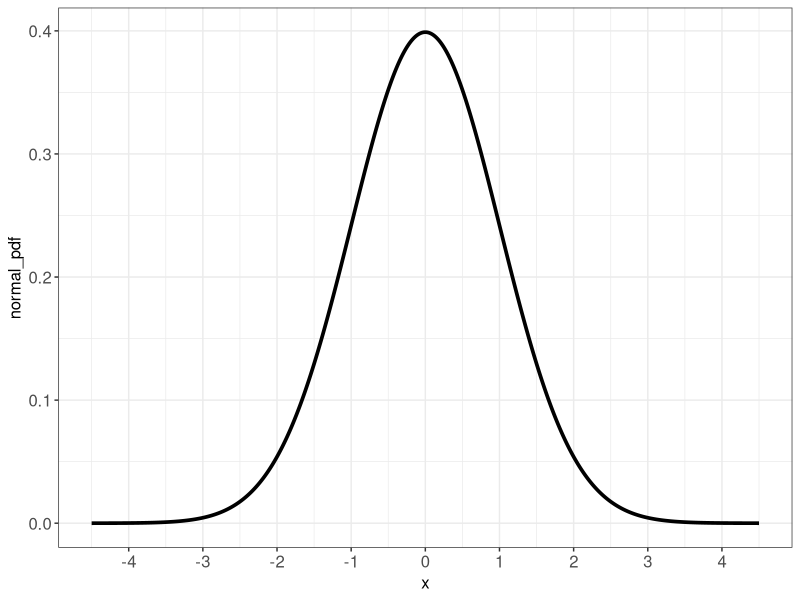
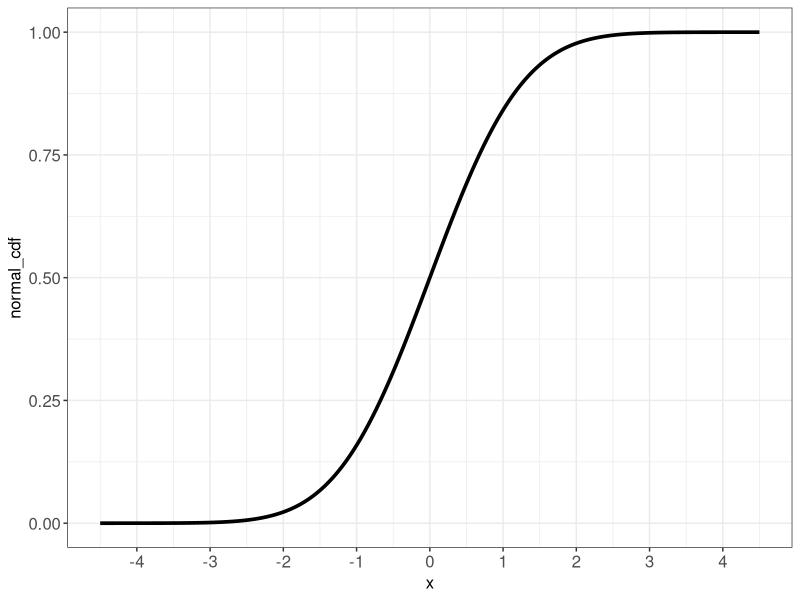
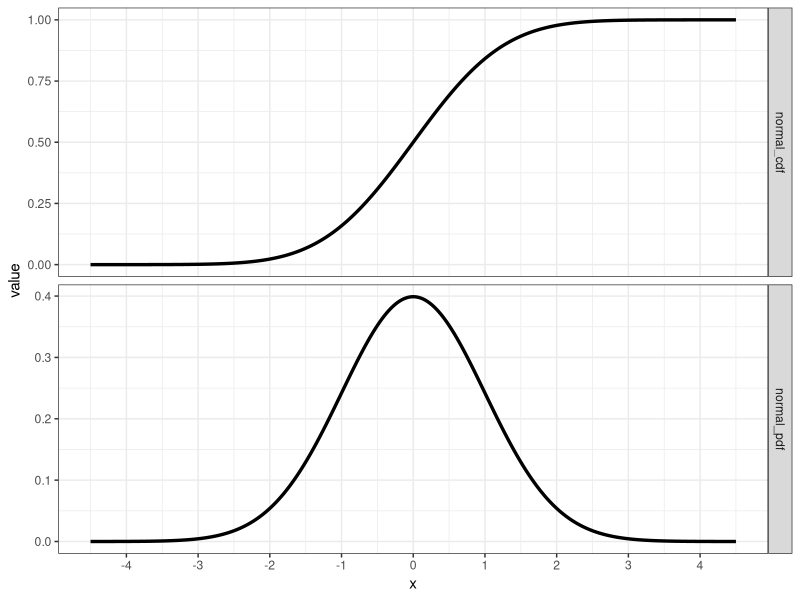
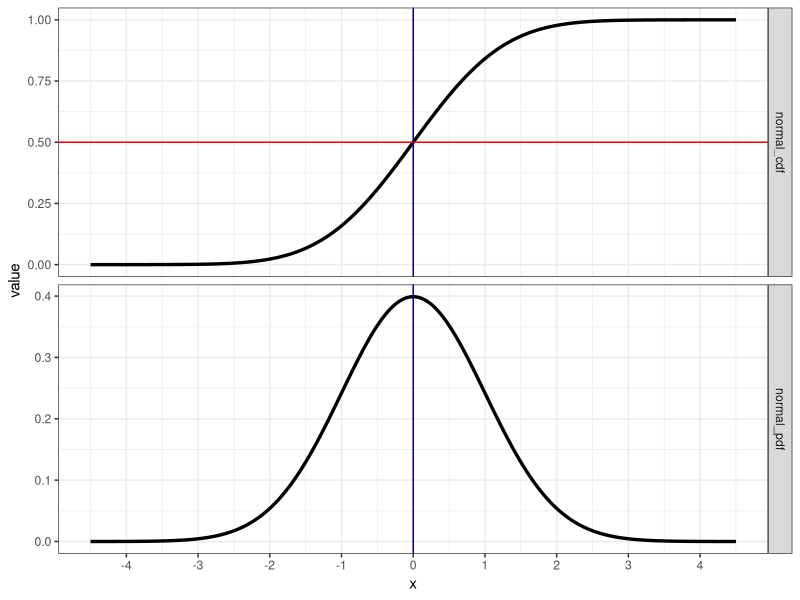
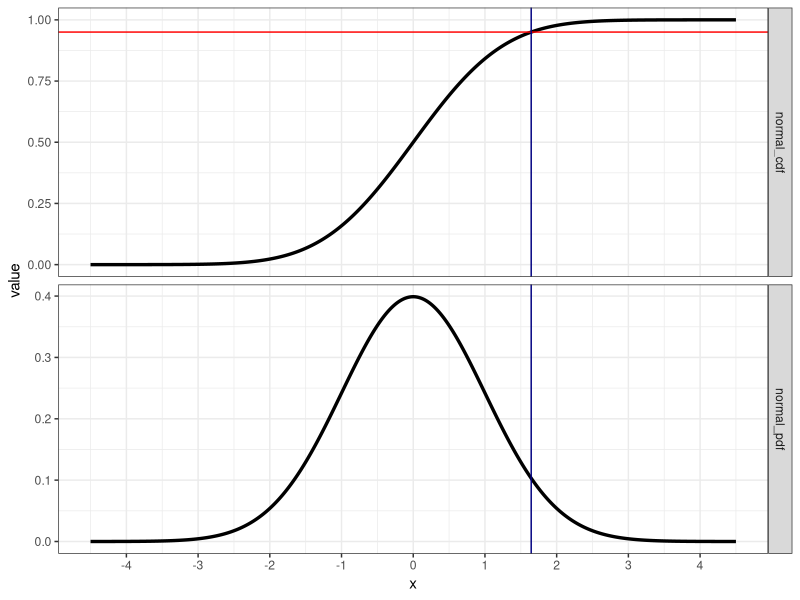
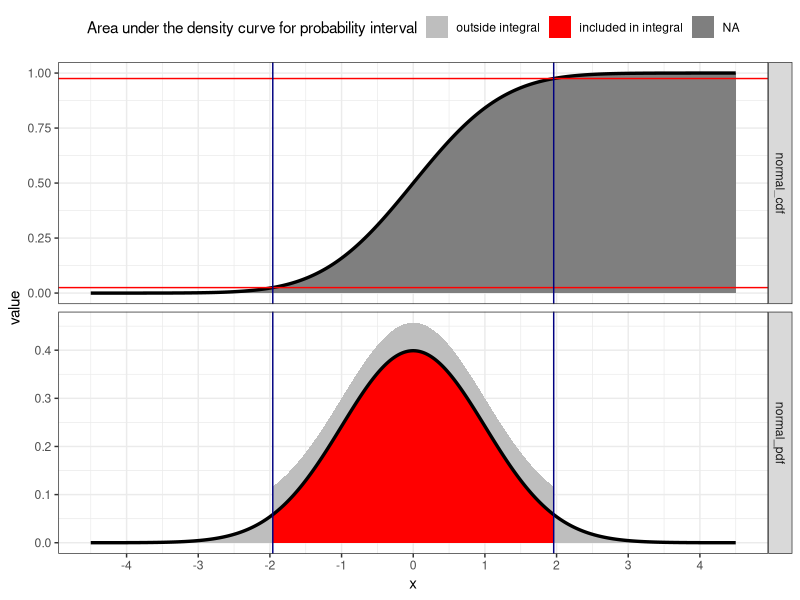
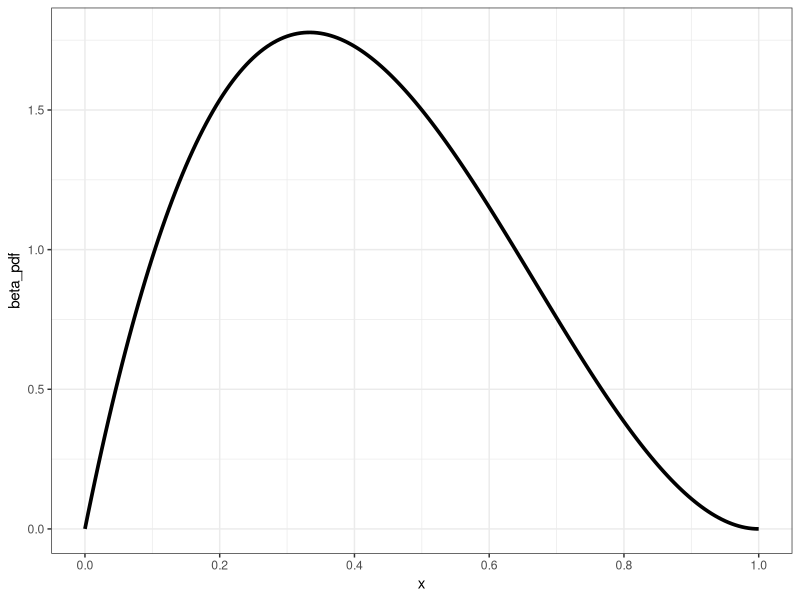
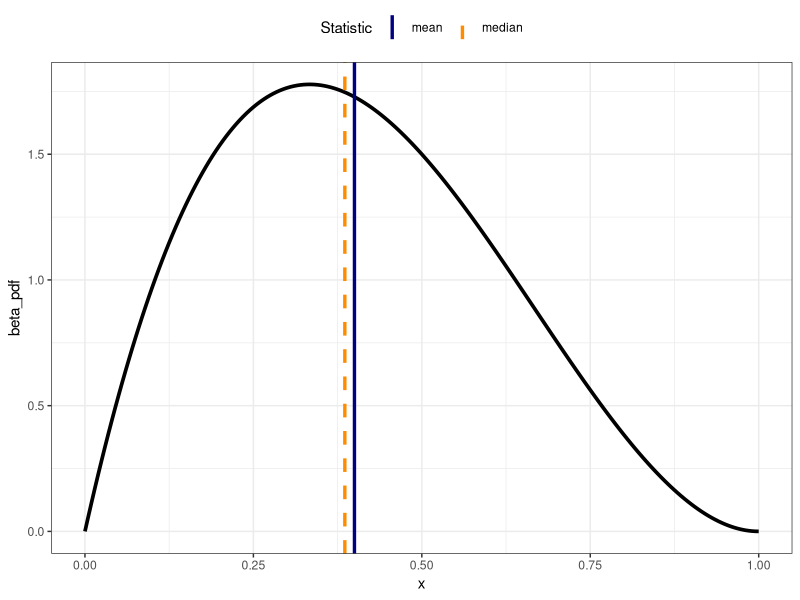

Reproduce these figures in R, in order.
## ---- chunk 1
knitr::opts_chunk$set(echo = TRUE, warning = FALSE, message = FALSE)
## ---- chunk 2
library(dplyr)
library(ggplot2)
## ---- chunk 3
dnorm(x = 1.15)
## ---- chunk 4
dnorm(x = 1.15, mean = 0, sd = 1)
## ---- chunk 5
dnorm(x = -2:2, mean = 0, sd = 1)
## ---- chunk 6
df_gauss <- tibble::tibble(
  x = seq(-4.5, 4.5, length.out = 1001)
) %>% 
  mutate(normal_pdf = dnorm(x))
## ---- chunk 7
df_gauss %>% 
  ggplot(mapping = aes(x = x, y = normal_pdf)) +
  geom_line(mapping = aes(group = 1), size = 1.25) +
  scale_x_continuous(breaks = -4:4) +
  theme_bw() +
  theme(axis.text = element_text(size = 12),
        axis.title = element_text(size = 12))
## ---- chunk 8
df_gauss %>% 
  mutate(normal_cdf = pnorm(q = x)) %>% 
  ggplot(mapping = aes(x = x, y = normal_cdf)) +
  geom_line(mapping = aes(group = 1), size = 1.25) +
  scale_x_continuous(breaks = -4:4) +
  theme_bw() +
  theme(axis.text = element_text(size = 12),
        axis.title = element_text(size = 12))
## ---- chunk 9
df_gauss %>% 
  mutate(normal_cdf = pnorm(q = x)) %>% 
  tibble::rowid_to_column() %>% 
  tidyr::gather(key = "key", value = "value", -rowid, -x) %>% 
  ggplot(mapping = aes(x = x, y = value)) +
  geom_line(mapping = aes(group = key), size = 1.15) +
  facet_grid(key ~ ., scales = "free_y") +
  scale_x_continuous(breaks = -4:4) +
  theme_bw()
## ---- chunk 10
qnorm(p = 0.5)
## ---- chunk 11
df_gauss %>% 
  mutate(normal_cdf = pnorm(q = x)) %>% 
  tibble::rowid_to_column() %>% 
  tidyr::gather(key = "key", value = "value", -rowid, -x) %>% 
  ggplot(mapping = aes(x = x, y = value)) +
  geom_line(mapping = aes(group = key), size = 1.15) +
  geom_hline(data = data.frame(prob_val = 0.5, key = c("normal_cdf")),
             mapping = aes(yintercept = prob_val),
             color = "red") +
  geom_vline(xintercept = qnorm(0.5), color = "navyblue") +
  facet_grid(key ~ ., scales = "free_y") +
  scale_x_continuous(breaks = -4:4) +
  theme_bw()
## ---- chunk 12
df_gauss %>% 
  mutate(normal_cdf = pnorm(q = x)) %>% 
  tibble::rowid_to_column() %>% 
  tidyr::gather(key = "key", value = "value", -rowid, -x) %>% 
  ggplot(mapping = aes(x = x, y = value)) +
  geom_line(mapping = aes(group = key), size = 1.15) +
  geom_hline(data = data.frame(prob_val = 0.95, key = c("normal_cdf")),
             mapping = aes(yintercept = prob_val),
             color = "red") +
  geom_vline(xintercept = qnorm(0.95), color = "navyblue") +
  facet_grid(key ~ ., scales = "free_y") +
  scale_x_continuous(breaks = -4:4) +
  theme_bw()
## ---- chunk 13
pnorm(2) - pnorm(-2)
## ---- chunk 14
qnorm(p = c(0.025, 0.975))
## ---- chunk 15
pnorm(qnorm(0.975)) - pnorm(qnorm(0.025))
## ---- chunk 16
df_gauss %>% 
  mutate(normal_cdf = pnorm(q = x)) %>% 
  tibble::rowid_to_column() %>% 
  tidyr::gather(key = "key", value = "value", -rowid, -x) %>% 
  mutate(show_area = ifelse(key == "normal_cdf", 
                            NA,
                            between(x, qnorm(0.025), qnorm(0.975)))) %>% 
  ggplot(mapping = aes(x = x, y = value)) +
  geom_area(mapping = aes(fill = show_area)) +
  geom_line(mapping = aes(group = key), size = 1.15) +
  geom_hline(data = data.frame(prob_val = c(0.025, 0.975), key = c("normal_cdf")),
             mapping = aes(yintercept = prob_val),
             color = "red") +
  geom_vline(xintercept = qnorm(c(0.025, 0.975)), color = "navyblue") +
  facet_grid(key ~ ., scales = "free_y") +
  scale_fill_manual("Area under the density curve for probability interval",
                    values = c("TRUE" = "red",
                               "FALSE" = "grey",
                               "NA" = NA),
                    labels = c("TRUE" = "included in integral",
                               "FALSE" = "outside integral",
                               "NA" = NA)) +
  scale_x_continuous(breaks = -4:4) +
  theme_bw() +
  theme(legend.position = "top")
## ---- chunk 17
df_beta_01 <- tibble::tibble(
  x = seq(0, 1, length.out = 201)
) %>% 
  mutate(beta_pdf = dbeta(x, shape1 = 2, shape2 = 3))
## ---- chunk 18
df_beta_01 %>% 
  ggplot(mapping = aes(x = x, y = beta_pdf)) +
  geom_line(mapping = aes(group = 1), size = 1.25) +
  scale_x_continuous(breaks = seq(0, 1, by = 0.2)) +
  theme_bw()
## ---- chunk 19
df_beta_01 %>% 
  ggplot(mapping = aes(x = x, y = beta_pdf)) +
  geom_line(mapping = aes(group = 1), size = 1.25) +
  geom_vline(data = tibble::tibble(stat_val = c((2 / (2+3)),
                                                qbeta(0.5, shape1 = 2, shape2 = 3)),
                                   stat_name = c("mean", "median")),
             mapping = aes(xintercept = stat_val,
                           color = stat_name,
                           linetype = stat_name),
             size = 1.15) +
  scale_color_manual("Statistic",
                     values = c("mean" = "navyblue",
                                "median" = "darkorange")) +
  scale_linetype_manual("Statistic",
                        values = c("mean" = "solid",
                                   "median" = "dashed")) +
  theme_bw() +
  theme(legend.position = "top")
## ---- chunk 20
tibble::tibble(
  x = seq(0, 1, length.out = 201)
) %>% 
  mutate(beta_pdf = dbeta(x, shape1 = 1.5, shape2 = 4.5)) %>% 
  ggplot(mapping = aes(x = x, y = beta_pdf)) +
  geom_line(mapping = aes(group = 1), size = 1.25) +
  geom_vline(data = tibble::tibble(stat_val = c((1.5 / (1.5+4.5)),
                                                qbeta(0.5, shape1 = 1.5, shape2 = 4.5)),
                                   stat_name = c("mean", "median")),
             mapping = aes(xintercept = stat_val,
                           color = stat_name,
                           linetype = stat_name),
             size = 1.15) +
  scale_color_manual("Statistic",
                     values = c("mean" = "navyblue",
                                "median" = "darkorange")) +
  scale_linetype_manual("Statistic",
                        values = c("mean" = "solid",
                                   "median" = "dashed")) +
  theme_bw() +
  theme(legend.position = "top")
## ---- chunk 21
make_beta_pdf <- function(shape_1, shape_2, vector_length)
{
  tibble::tibble(
    x = seq(0, 1, length.out = vector_length),
    beta_pdf = dbeta(x = x,
                     shape1 = shape_1,
                     shape2 = shape_2)
  ) %>% 
    mutate(a = shape_1,
           b = shape_2)
}
## ---- chunk 22
make_beta_pdf(shape_1 = 2, shape_2 = 3, vector_length = 3) %>% 
  glimpse()
## ---- chunk 23
hyper_params <- tibble::tibble(
  a = c(2, 1.5, 8),
  b = c(3, 4.5, 4)
)
## ---- chunk 24
beta_results <- purrr::map2_dfr(hyper_params$a,
                                hyper_params$b,
                                make_beta_pdf,
                                vector_length = 201)
## ---- chunk 25
beta_results %>% glimpse()
## ---- chunk 26
beta_results %>% 
  ggplot(mapping = aes(x = x, y = beta_pdf)) +
  geom_line(mapping = aes(group = interaction(a, b)),
            size = 1.15) +
  facet_grid(. ~ a + b, labeller = "label_both") +
  theme_bw()
## ---- chunk 27
make_beta_cdf <- function(shape_1, shape_2, vector_length)
{
  tibble::tibble(
    x = seq(0, 1, length.out = vector_length),
    beta_cdf = pbeta(q = x,
                     shape1 = shape_1,
                     shape2 = shape_2)
  ) %>% 
    mutate(a = shape_1,
           b = shape_2)
}
## ---- chunk 28
beta_integrate <- purrr::map2_dfr(hyper_params$a,
                                hyper_params$b,
                                make_beta_cdf,
                                vector_length = 201)
## ---- chunk 29
beta_results %>% 
  left_join(beta_integrate,
            by = c("x", "a", "b")) %>% 
  tidyr::gather(key = "key", value = "value", 
                -x, -a, -b) %>% 
  ggplot(mapping = aes(x = x, y = value)) +
  geom_line(mapping = aes(group = interaction(key, a, b)),
            size = 1.15) +
  facet_grid(key ~ a + b,
             labeller = "label_both",
             scales = "free_y") +
  theme_bw()
